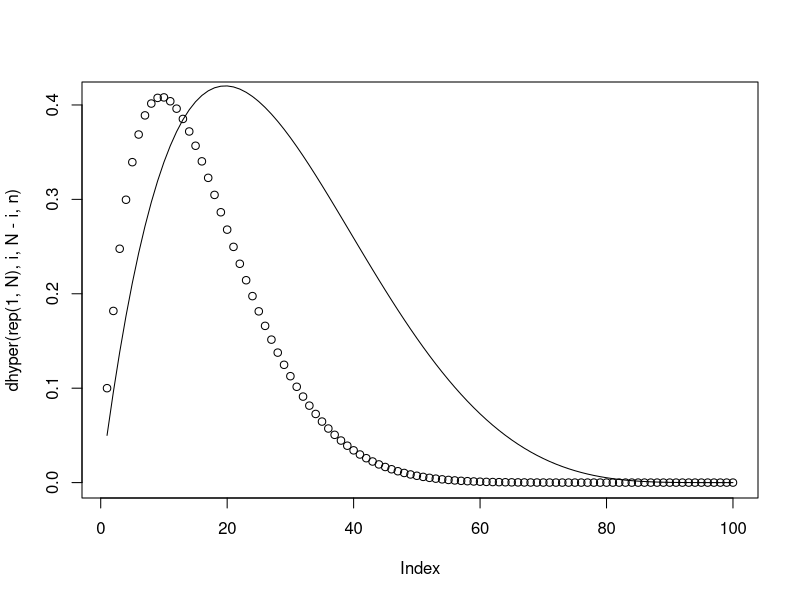
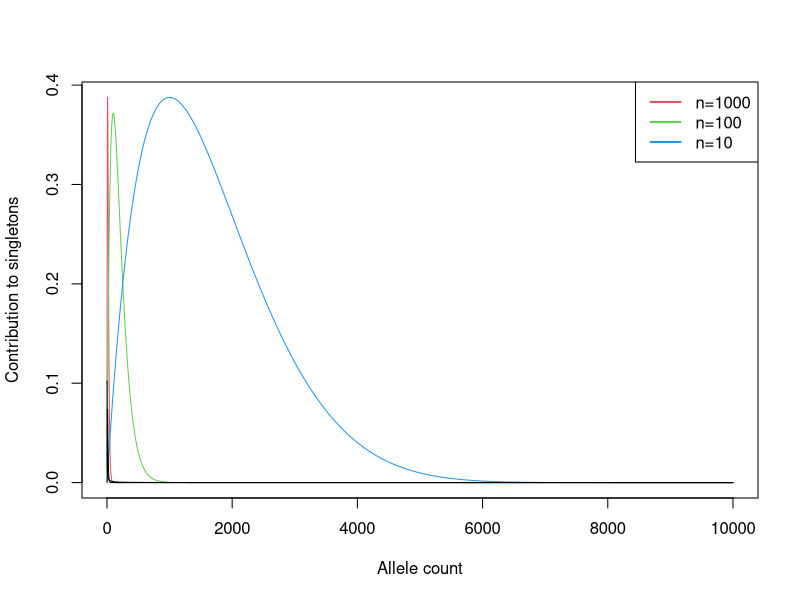

Write R code to recreate these figures, in order.
# LT 14/10/2021

# singletons in a samples are a window on the SFS of the population

# example with annon modal SFS

# population size
N = 1e2

#sample size
n = 10

# back to the basics: how a mutation with AC = i in the population is projected 
# in the smaller sample
i=50
dhyper(0:n, i, N-i, n)

i=1
dhyper(0:n, i, N-i, n)

# now we do the opposite: given a mutation is a singleton in the sample, where
# it come from

i = 1:N
dhyper(rep(1,N), i, N-i, n)
plot(dhyper(rep(1,N), i, N-i, n))
lines(dhyper(rep(1,N), i, N-i, 5))

# Ok generate a figure for a reasonable population size, let's say 1e6
# and range of of samples from 10 to 1000

# we don't need all numbers: think about that
N = 1e4
i = 1:N
n=1000
plot(dhyper(1, i, N-i, N/10), type='l', col=2, xlab= 'Allele count', ylab='Contribution to singletons', log='')
lines(dhyper(rep(1,N), i, N-i, N/100), col=3)
lines(dhyper(rep(1,N), i, N-i, N/1000), col=4)
legend('topright', legend=c("n=1000","n=100","n=10"), col=2:4, lwd=2)


# example of how proportion of singletons changes with sample size and SFS shape

SFS = 1/(1:N)
SFS = SFS / sum(SFS)

modalSFS = dlnorm(1:N, meanlog=2.5, sdlog=0.5)
modalSFS = modalSFS/sum(modalSFS)

lines(SFS)
lines(modalSFS)

# now plot how prop of singletons changes with sample size
ns = c(5000, 1000, 100, 10)
i = 1:N
ps.SFS = sapply(ns, function(n) sum(dhyper(1, i, N-i, n) * SFS)/(1-sum(dhyper(0, i, N-i, n) * SFS)))
ps.modalSFS = sapply(ns, function(n) sum(dhyper(1, i, N-i, n) * modalSFS)/(1-sum(dhyper(0, i, N-i, n) * modalSFS)))
